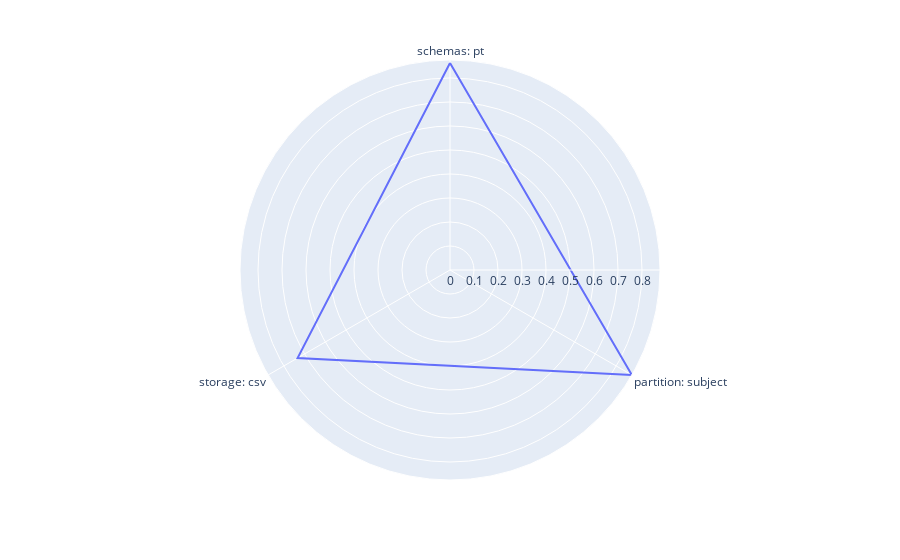

The notebook cell this image was saved under:
### Code cell
from Rank import SDRank
config = "settings_watdiv.yaml"
logs = "log_watdiv"

schemaSDRank = SDRank(config, logs, '100M', 'schemas')
storageSDRank = SDRank(config, logs, '100M', 'storage')
partitionSDRank = SDRank(config, logs, '100M', 'partition')

partitionSDRank.plotRadar()

### Figure 1 — Plotly figure (JSON) as saved in the notebook; plotly's stock layout.template omitted (floating-point values rounded to 4 significant figures)
{"data": [{"hovertemplate": "r=%{r}<br>theta=%{theta}<extra></extra>", "legendgroup": "", "line": {"color": "#636efa", "dash": "solid"}, "marker": {"symbol": "circle"}, "mode": "lines", "name": "", "r": [0.8625, 0.875, 0.7333, 0.8625], "showlegend": false, "subplot": "polar", "theta": ["schemas: pt", "partition: subject", "storage: csv", "schemas: pt"], "type": "scatterpolar"}], "layout": {"legend": {"tracegroupgap": 0}, "margin": {"t": 60}, "polar": {"angularaxis": {"direction": "clockwise", "rotation": 90}, "domain": {"x": [0, 1], "y": [0, 1]}}}}
